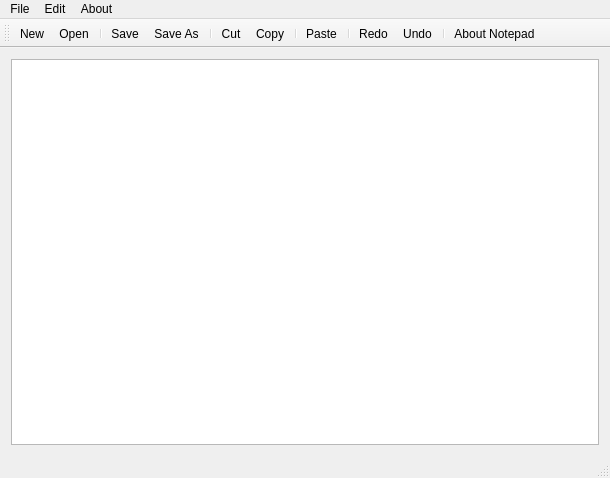
<?xml version="1.0" encoding="UTF-8"?>
<ui version="4.0">
 <class>MainWindow</class>
 <widget class="QMainWindow" name="MainWindow">
  <property name="geometry">
   <rect>
    <x>0</x>
    <y>0</y>
    <width>610</width>
    <height>478</height>
   </rect>
  </property>
  <property name="windowTitle">
   <string>MainWindow</string>
  </property>
  <widget class="QWidget" name="centralWidget">
   <layout class="QHBoxLayout" name="horizontalLayout">
    <item>
     <widget class="QTextEdit" name="textEdit"/>
    </item>
   </layout>
  </widget>
  <widget class="QMenuBar" name="menuBar">
   <property name="geometry">
    <rect>
     <x>0</x>
     <y>0</y>
     <width>610</width>
     <height>21</height>
    </rect>
   </property>
   <widget class="QMenu" name="menuNew">
    <property name="title">
     <string>File</string>
    </property>
    <addaction name="separator"/>
    <addaction name="actionNew"/>
    <addaction name="actionOpen"/>
    <addaction name="separator"/>
    <addaction name="actionSave"/>
    <addaction name="actionSave_As"/>
   </widget>
   <widget class="QMenu" name="menuEdit">
    <property name="title">
     <string>Edit</string>
    </property>
    <addaction name="actionCut"/>
    <addaction name="actionCopy"/>
    <addaction name="actionRedo"/>
    <addaction name="actionUndo"/>
    <addaction name="actionPaste"/>
   </widget>
   <widget class="QMenu" name="menuAbout">
    <property name="title">
     <string>About</string>
    </property>
    <addaction name="actionAbout_Notepad"/>
   </widget>
   <addaction name="menuNew"/>
   <addaction name="menuEdit"/>
   <addaction name="menuAbout"/>
  </widget>
  <widget class="QToolBar" name="mainToolBar">
   <attribute name="toolBarArea">
    <enum>TopToolBarArea</enum>
   </attribute>
   <attribute name="toolBarBreak">
    <bool>false</bool>
   </attribute>
   <addaction name="actionNew"/>
   <addaction name="actionOpen"/>
   <addaction name="separator"/>
   <addaction name="actionSave"/>
   <addaction name="actionSave_As"/>
   <addaction name="separator"/>
   <addaction name="actionCut"/>
   <addaction name="actionCopy"/>
   <addaction name="separator"/>
   <addaction name="actionPaste"/>
   <addaction name="separator"/>
   <addaction name="actionRedo"/>
   <addaction name="actionUndo"/>
   <addaction name="separator"/>
   <addaction name="actionAbout_Notepad"/>
  </widget>
  <widget class="QStatusBar" name="statusBar"/>
  <action name="actionNew">
   <property name="icon">
    <iconset resource="resource.qrc">
     <normaloff>:/resource/img/file.png</normaloff>:/resource/img/file.png</iconset>
   </property>
   <property name="text">
    <string>New</string>
   </property>
  </action>
  <action name="actionOpen">
   <property name="icon">
    <iconset resource="resource.qrc">
     <normaloff>:/resource/img/new.jpg</normaloff>:/resource/img/new.jpg</iconset>
   </property>
   <property name="text">
    <string>Open</string>
   </property>
  </action>
  <action name="actionSave">
   <property name="icon">
    <iconset resource="resource.qrc">
     <normaloff>:/resource/img/save.png</normaloff>:/resource/img/save.png</iconset>
   </property>
   <property name="text">
    <string>Save</string>
   </property>
  </action>
  <action name="actionCut">
   <property name="icon">
    <iconset resource="resource.qrc">
     <normaloff>:/resource/img/cut.png</normaloff>:/resource/img/cut.png</iconset>
   </property>
   <property name="text">
    <string>Cut</string>
   </property>
  </action>
  <action name="actionCopy">
   <property name="icon">
    <iconset resource="resource.qrc">
     <normaloff>:/resource/img/copy.png</normaloff>:/resource/img/copy.png</iconset>
   </property>
   <property name="text">
    <string>Copy</string>
   </property>
  </action>
  <action name="actionRedo">
   <property name="icon">
    <iconset resource="resource.qrc">
     <normaloff>:/resource/img/redo-6.png</normaloff>:/resource/img/redo-6.png</iconset>
   </property>
   <property name="text">
    <string>Redo</string>
   </property>
  </action>
  <action name="actionUndo">
   <property name="icon">
    <iconset resource="resource.qrc">
     <normaloff>:/resource/img/undo.png</normaloff>:/resource/img/undo.png</iconset>
   </property>
   <property name="text">
    <string>Undo</string>
   </property>
  </action>
  <action name="actionPaste">
   <property name="icon">
    <iconset resource="resource.qrc">
     <normaloff>:/resource/img/paste.png</normaloff>:/resource/img/paste.png</iconset>
   </property>
   <property name="text">
    <string>Paste</string>
   </property>
  </action>
  <action name="actionSave_As">
   <property name="icon">
    <iconset resource="resource.qrc">
     <normaloff>:/resource/img/saveas.png</normaloff>:/resource/img/saveas.png</iconset>
   </property>
   <property name="text">
    <string>Save As</string>
   </property>
  </action>
  <action name="actionAbout_Notepad">
   <property name="icon">
    <iconset resource="resource.qrc">
     <normaloff>:/resource/img/info.png</normaloff>:/resource/img/info.png</iconset>
   </property>
   <property name="text">
    <string>About Notepad</string>
   </property>
  </action>
 </widget>
 <layoutdefault spacing="6" margin="11"/>
 <resources>
  <include location="resource.qrc"/>
 </resources>
 <connections/>
</ui>
